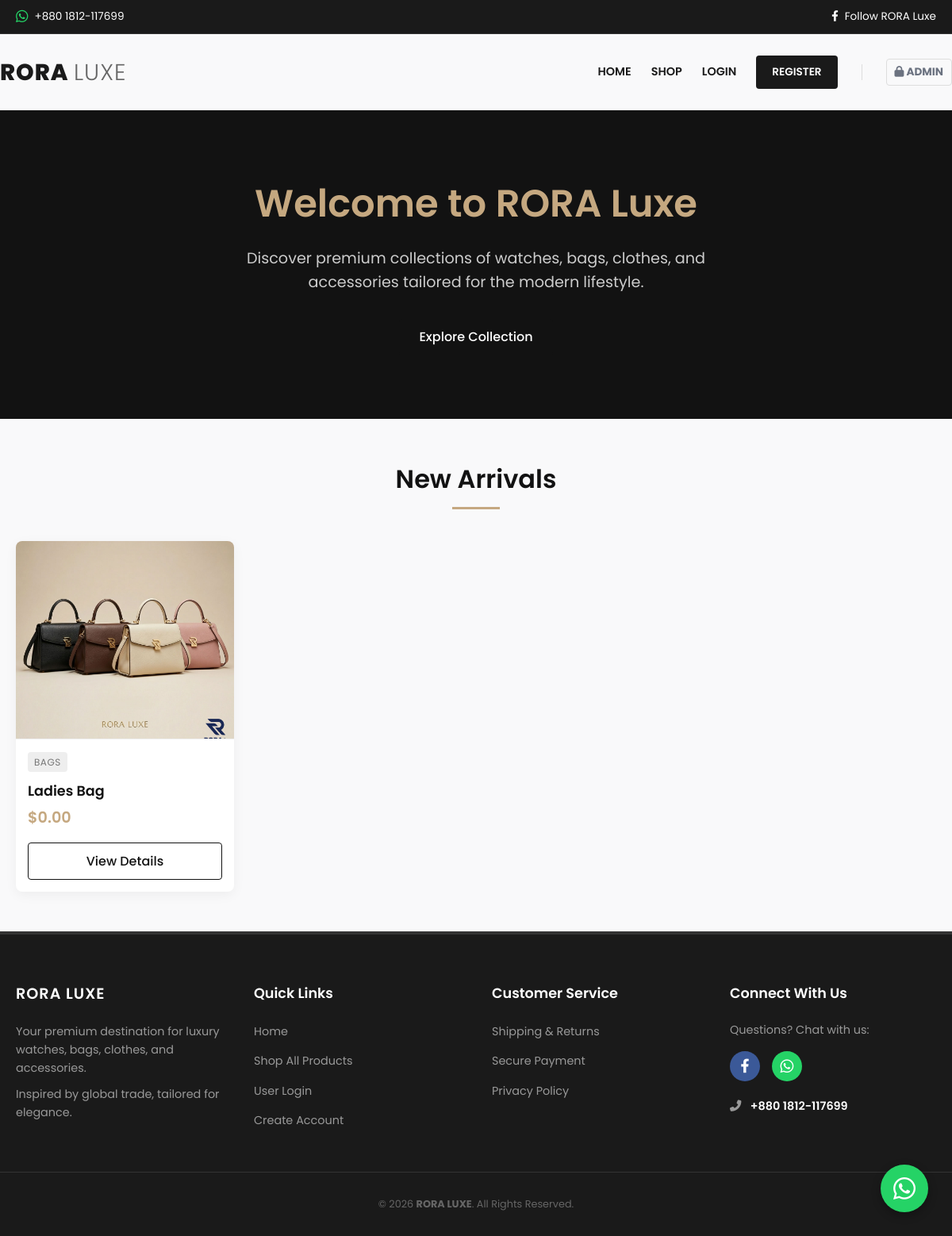
The page / on the database its author committed.
### tables this page shows
CREATE TABLE `products` (
  `id` int(11) NOT NULL,
  `title` varchar(200) NOT NULL,
  `description` text NOT NULL,
  `price` decimal(10,2) NOT NULL,
  `category_id` int(11) NOT NULL,
  `subcategory_id` int(11) DEFAULT NULL,
  `image` varchar(255) NOT NULL,
  `created_at` timestamp NOT NULL DEFAULT current_timestamp()
);

CREATE TABLE `categories` (
  `id` int(11) NOT NULL,
  `name` varchar(100) NOT NULL,
  `parent_id` int(11) DEFAULT NULL
);

### index.php (the view, shortened to what this page needs)
<?php
require_once 'includes/db.php';
include 'includes/header.php';
$query = "
    SELECT p.*,
           c.name AS category_name,
           s.name AS subcategory_name
    FROM products p
    LEFT JOIN categories c ON p.category_id = c.id
    LEFT JOIN categories s ON p.subcategory_id = s.id
    ORDER BY p.created_at DESC
";
$result = $conn->query($query);
?>
<section class="hero">
    <div class="container">
        <h1>Welcome to RORA Luxe</h1>
        <p>Discover premium collections of watches, bags, clothes, and accessories tailored for the modern lifestyle.</p>
        <a href="#all-products" class="btn">Explore Collection</a>
    </div>
</section>
<section id="all-products" class="container">
    <h2 class="section-title">New Arrivals</h2>
    <div class="grid grid-cols-4">
        <?php if ($result && $result->num_rows > 0): ?>
            <?php while ($product = $result->fetch_assoc()): ?>
                <div class="product-card">
                    <img src="assets/uploads/<?php echo htmlspecialchars($product['image']); ?>" alt="<?php echo htmlspecialchars($product['title']); ?>" class="product-image" onerror="this.src='assets/images/placeholder.jpg'">
                    <div class="product-info">
                        <span class="category-badge">
                            <?php
                            echo htmlspecialchars($product['category_name']);
                            ?>
                        </span>
                        <h3 class="product-title"><?php echo htmlspecialchars($product['title']); ?></h3>
                        <div class="product-price">$<?php echo number_format($product['price'], 2); ?></div>
                        <a href="product.php?id=<?php echo $product['id']; ?>" class="btn btn-outline" style="width: 100%; margin-top: 15px;">View Details</a>
                    </div>
                </div>
            <?php endwhile; ?>
        <?php endif; ?>
    </div>
</section>
<?php
include 'includes/footer.php';
?>

### assets/css/style.css (style rules this page uses)
:root { --primary-color: #121212; --secondary-color: #c5a880; --background-light: #f9f9fa; --text-main: #333333; --text-muted: #777777; --white: #ffffff; --border-color: #eeeeee; --transition-speed: 0.3s; --box-shadow: 0 4px 15px rgba(0, 0, 0, 0.05); --hover-shadow: 0 10px 25px rgba(0, 0, 0, 0.12); }
* { margin: 0; padding: 0; box-sizing: border-box; font-family: 'Poppins', sans-serif; }
body { background-color: var(--background-light); color: var(--text-main); line-height: 1.6; overflow-x: hidden; }
h1, h2, h3, h4, h5, h6 { color: var(--primary-color); font-weight: 600; }
a { text-decoration: none; color: inherit; transition: color var(--transition-speed) ease; }
.container { width: 100%; max-width: 1280px; margin: 0 auto; padding: 0 20px; }
.btn { display: inline-block; background-color: var(--primary-color); color: var(--white); padding: 10px 25px; border: none; border-radius: 4px; cursor: pointer; font-weight: 500; text-align: center; transition: all var(--transition-speed) ease; }
.btn-outline { background-color: transparent; color: var(--primary-color); border: 1px solid var(--primary-color); }
.product-card { background: var(--white); border-radius: 8px; overflow: hidden; transition: all var(--transition-speed) ease; box-shadow: var(--box-shadow); display: flex; flex-direction: column; }
.product-image { width: 100%; height: 250px; object-fit: cover; border-bottom: 1px solid var(--border-color); }
.product-info { padding: 15px; }
.product-title { font-size: 1.1rem; margin-bottom: 5px; white-space: nowrap; overflow: hidden; text-overflow: ellipsis; }
.product-price { font-size: 1.2rem; color: var(--secondary-color); font-weight: 600; }
.grid { display: grid; gap: 20px; }
.grid-cols-4 { grid-template-columns: repeat(auto-fill, minmax(250px, 1fr)); }

### index.php (style rules this page uses)
.hero { background-color: var(--primary-color); color: var(--white); padding: 80px 20px; text-align: center; margin-bottom: 50px; }
.hero h1 { color: var(--secondary-color); font-size: 3rem; margin-bottom: 15px; }
.hero p { font-size: 1.2rem; max-width: 600px; margin: 0 auto 30px auto; color: #cccccc; }
.section-title { text-align: center; margin-bottom: 40px; font-size: 2rem; position: relative; }
.section-title::after { content: ''; display: block; width: 60px; height: 3px; background-color: var(--secondary-color); margin: 10px auto 0; }
.category-badge { font-size: 0.75rem; background-color: var(--border-color); color: var(--text-muted); padding: 3px 8px; border-radius: 4px; display: inline-block; margin-bottom: 10px; text-transform: uppercase; letter-spacing: 0.5px; }

### rows shown on the page
products: image (picture), category.name "BAGS", title "Ladies Bag", price "0.00", $product['id'] 1 (drawn)
